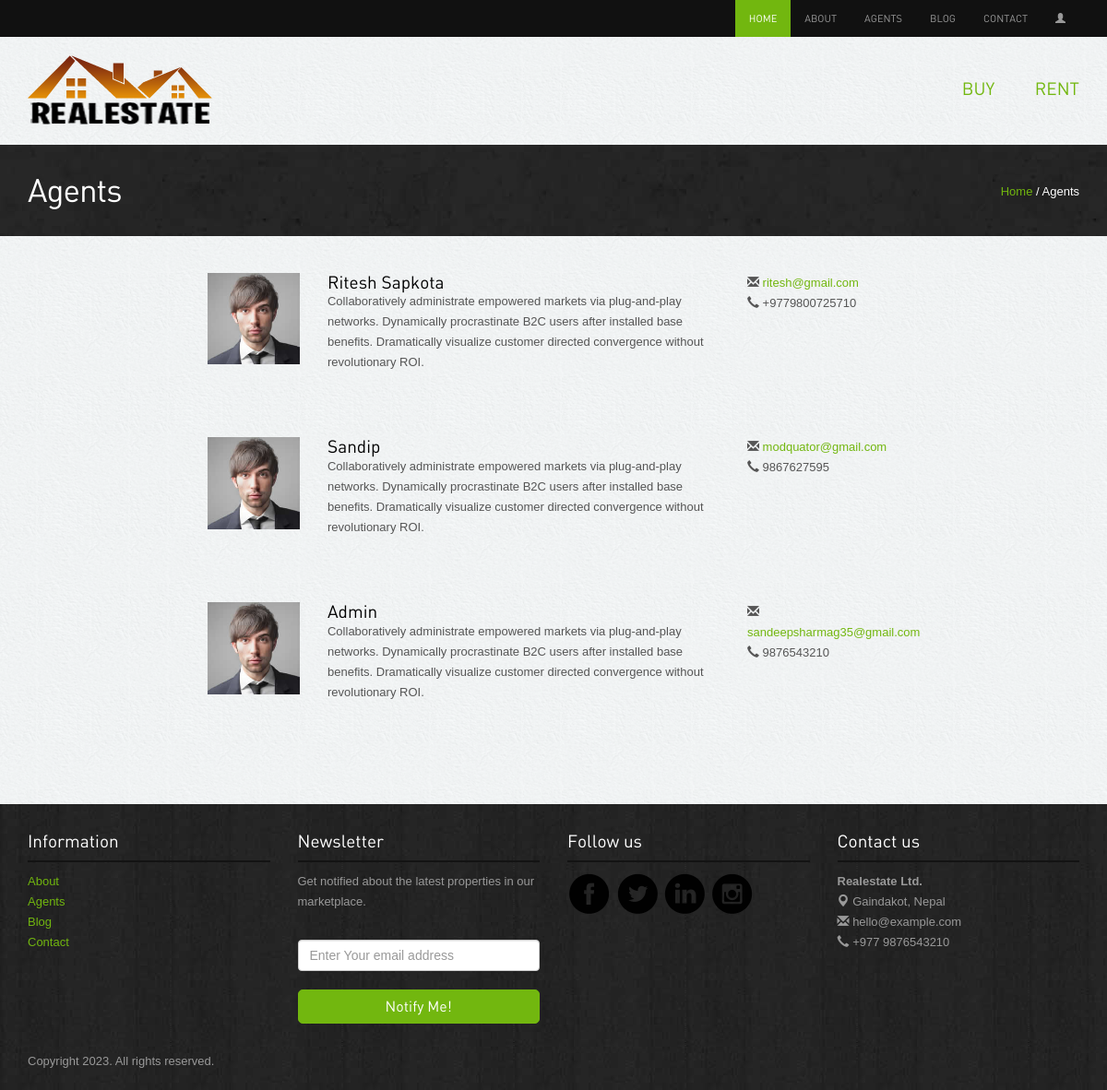
/agents/, run on an earlier commit of the app's database.
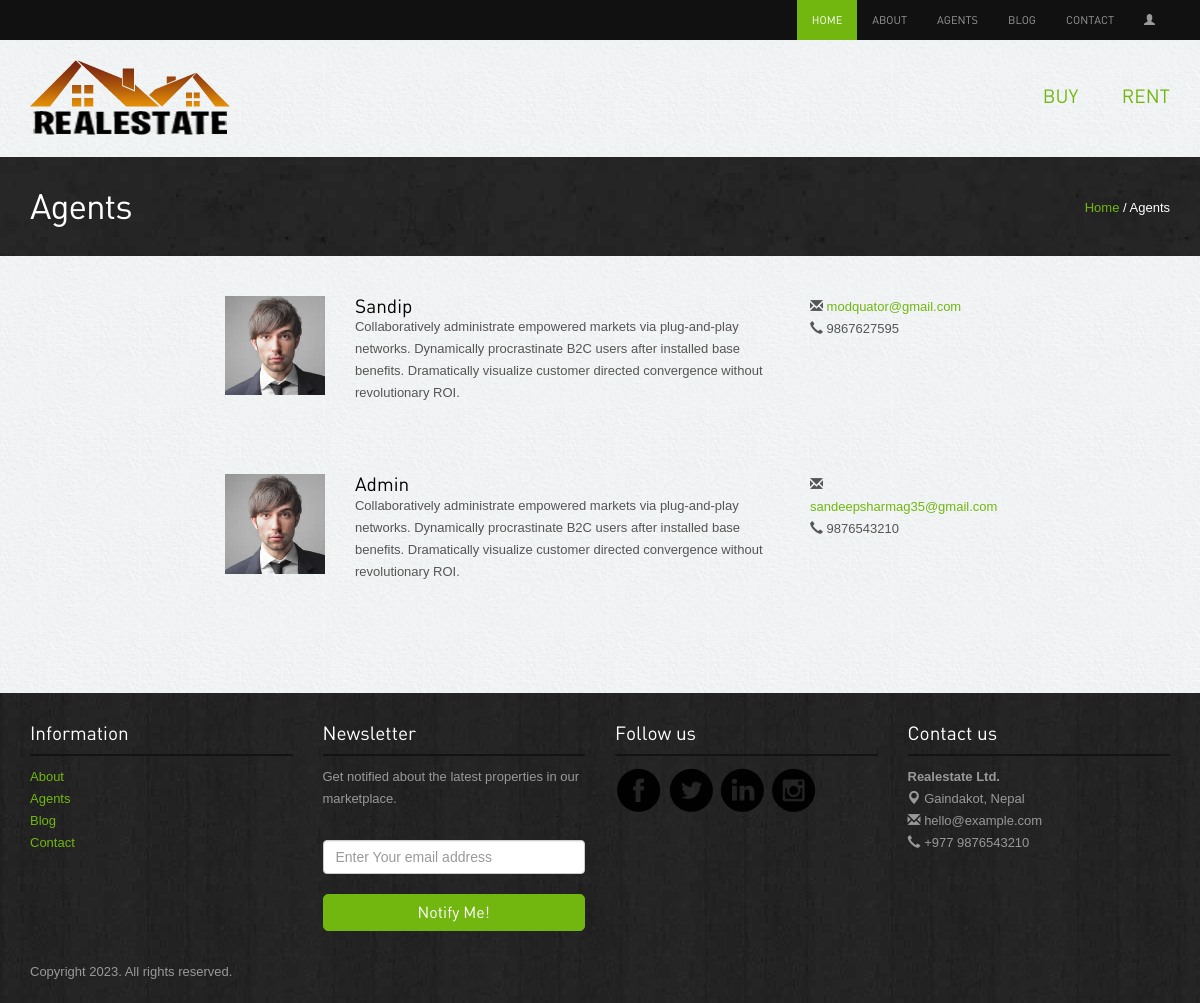
And on a later commit of the database.
### account/models.py (models this page shows, shortened)
class Profile(models.Model):
    user = models.OneToOneField(User, on_delete=models.CASCADE)
    fullname = models.TextField(max_length=50, blank=True)
    phone_regex = RegexValidator(
        regex=r"^\+?1?\d{9,15}$",
        message="Phone number must be entered in the format: '+999999999'. Up to 15 digits allowed.",
    )
    phone_number = models.CharField(
        validators=[phone_regex], max_length=17, blank=True
    )  # max_length should be enough to accommodate the longest possible phone number, with the country code
    email = models.EmailField(max_length=100, unique=True)
    address = models.TextField(max_length=100, blank=True)
    profile_picture = models.ImageField(upload_to=image_validations, blank=True)

### app/views.py (the view)
# urls.py: path("agents/", views.agentspage, name="agents"),
def agentspage(request):
    agents = Profile.objects.filter(user__is_superuser=True)
    context = {"agents": agents}
    return render(request, "agents.html", context)

### templates/agents.html (shortened to what this page needs)
{% extends 'home.html' %}
{% load static %}
{% block content %}
<div class="inside-banner">
  <div class="container">
    <span class="pull-right"><a href="{% url 'home' %}">Home</a> / Agents</span>
    <h2>Agents</h2>
  </div>
</div>
<div class="container">
  <div class="spacer agents">
    <div class="row">
      <div class="col-lg-8  col-lg-offset-2 col-sm-12">
        {% if agents %}
        {% for agent in agents %}
        <div class="row">
          <div class="col-lg-2 col-sm-2 "><a href="#"><img src="{% static 'images/agents/2.jpg' %}"
                class="img-responsive" alt="agent name"></a></div>
          <div class="col-lg-7 col-sm-7 ">
            <h4>{{ agent.fullname }}</h4>
            <p>Collaboratively administrate empowered markets via plug-and-play networks. Dynamically procrastinate
              B2C users after installed base benefits. Dramatically visualize customer directed convergence without
              revolutionary ROI.</p>
          </div>
          <div class="col-lg-3 col-sm-3 "><span class="glyphicon glyphicon-envelope"></span> <a
              href="mailto:abc@realestate.com">{{ agent.email }}</a><br>
            <span class="glyphicon glyphicon-earphone"></span> {{ agent.phone_number }}
          </div>
        </div>
        {% endfor %}
        {% endif %}
      </div>
    </div>
  </div>
</div>
{% endblock %}

### templates/home.html (shortened to what this page needs)
{% extends 'index.html' %}
{% load static %}
{% block BeforeLogin %}
{% if user.is_authenticated %}
<li class="active"><a href="{% url 'home' %}">Home</a></li>
{% else %}
<li class="active"><a href="{% url 'index' %}">Home</a></li>
{% endif %}
{% endblock %}
{% block loginstatus %}
{% if user.is_authenticated %}
<li class="nav-item dropdown">
  <a class="nav-link dropdown-toggle" href="#" id="navbarDropdown" role="button" data-toggle="dropdown"
    aria-haspopup="true" aria-expanded="false"><strong>Welcome, {{ user.username }} </strong> &nbsp;<span
      class="glyphicon glyphicon-user"></span>
  </a>
  <div class="dropdown-menu" aria-labelledby="navbarDropdown">
    <a class="dropdown-item" href="{% url 'profile' %}"><b>View Profile</b></a>
    <div class="dropdown-divider"></div>
    <a class="dropdown-item" href="{% url 'change-password' %}"><b>Change Password</b></a>
    <div class="dropdown-divider"></div>
    <a class="dropdown-item" href="{% url 'logout' %}"><b>Logout</b></a>
  </div>
</li>
{% else %}
<li><a href="{% url 'login' %}"><span class="glyphicon glyphicon-user"></span></a></li>
{% endif %}
{% endblock %}

### templates/index.html (shortened to what this page needs)
<!DOCTYPE html>
<html lang="en">
{% load static %}
<head>
  <link rel="stylesheet" href="{% static 'assets/bootstrap/css/bootstrap.css' %}" />
  <link rel="stylesheet" href="{% static 'assets/style.css' %}" />
  <link rel="stylesheet" href="https://cdnjs.cloudflare.com/ajax/libs/dropzone/5.9.3/dropzone.min.css" />
  <link rel="stylesheet" href="{% static 'assets/owl-carousel/owl.carousel.css' %}">
  <link rel="stylesheet" href="{% static 'assets/owl-carousel/owl.theme.css' %}">
  <link rel="stylesheet" type="text/css" href="{% static 'assets/slitslider/css/style.css' %}" />
  <link rel="stylesheet" type="text/css" href="{% static 'assets/slitslider/css/custom.css' %}" />
</head>
<body>
  {% block header %}
  <div class="navbar-wrapper">
    <div class="navbar-inverse" role="navigation">
      <div class="container">
        <div class="navbar-collapse  collapse">
          <ul class="nav navbar-nav navbar-right">
            {% block BeforeLogin %}{% endblock %}
            <li><a href="{% url 'about' %}">About</a></li>
            <li><a href="{% url 'agents' %}">Agents</a></li>
            <li><a href="{% url 'blog' %}">Blog</a></li>
            <li><a href="{% url 'contact' %}">Contact</a></li>
            {% block loginstatus %}{% endblock %}
          </ul>
        </div>
      </div>
    </div>
  </div>
  {% endblock %}
  {% block subheader %}
  <div class="container">
    <div class="header">
      <a href="{% url 'home' %}"><img src="{% static 'images/logo.png' %}" alt="Realestate"></a>
      <ul class="pull-right">
        <li><a href="{% url 'buy' %}">Buy</a></li>
        <li><a href="{% url 'rent' %}">Rent</a></li>
      </ul>
    </div>
  </div>
  {% endblock %}
  {% block content %}{% endblock %}
  {% block footer %}
  <div class="footer">
    <div class="container">
      <div class="row">
        <div class="col-lg-3 col-sm-3">
          <h4>Information</h4>
          <ul class="row">
            <li class="col-lg-12 col-sm-12 col-xs-3"><a href="{% url 'about' %}">About</a></li>
            <li class="col-lg-12 col-sm-12 col-xs-3"><a href="{% url 'agents' %}">Agents</a></li>
            <li class="col-lg-12 col-sm-12 col-xs-3"><a href="{% url 'blog' %}">Blog</a></li>
            <li class="col-lg-12 col-sm-12 col-xs-3"><a href="{% url 'contact' %}">Contact</a></li>
          </ul>
        </div>
        <div class="col-lg-3 col-sm-3">
          <h4>Newsletter</h4>
          <p>Get notified about the latest properties in our marketplace.</p>
          <form class="form-inline" role="form">
            <input type="text" placeholder="Enter Your email address" class="form-control">
            <button class="btn btn-success" type="button">Notify Me!</button>
          </form>
        </div>
        <div class="col-lg-3 col-sm-3">
          <h4>Follow us</h4>
          <a href="https://www.facebook.com/sandeepsharmag35" target="_blank"><img
              src="{% static 'images/facebook.png' %}" alt="facebook"></a>
          <a href="https://twitter.com/slayrant/" target="_blank"><img src="{% static 'images/twitter.png' %}"
              alt="twitter"></a>
          <a href="#"><img src="{% static 'images/linkedin.png' %}" target="_blank" alt="linkedin"></a>
          <a href="https://instagram.com/sandip.slayrant/" target="_blank"><img
              src="{% static 'images/instagram.png' %}" alt="instagram"></a>
        </div>
        <div class="col-lg-3 col-sm-3">
          <h4>Contact us</h4>
          <p><b>Realestate Ltd.</b><br>
            <span class="glyphicon glyphicon-map-marker"></span> Gaindakot, Nepal <br>
            <span class="glyphicon glyphicon-envelope"></span> hello@example.com<br>
            <span class="glyphicon glyphicon-earphone"></span> +977 9876543210
          </p>
        </div>
      </div>
      <p class="copyright">Copyright 2023. All rights reserved. </p>
    </div>
  </div>
  {% endblock %}
</body>
</html>

### static/assets/style.css (style rules this page uses)
body { color:#555; font:normal 13px/22px Arial; background:url(../images/bgmain.png) #eee; }
h1,h2,h3,h4,h5 { font-weight:normal; font-family: din;margin: 0;padding: 0;color: #000 }
h2 { font-size: 35px; letter-spacing: -1px;margin-bottom: 20px; }
h4 { margin: 10px 0; font-size: 19px; }
p { margin-bottom: 30px; }
a { color:#72b70f; text-decoration:none;outline: none; }
.spacer { margin-top: 40px;margin-bottom:40px; }
select,input { outline: 0; margin-bottom: 20px; }
.btn { border-radius: 5px; font-family: din; outline: none; }
.btn-success { background: #72b70f;border:1px solid #72b70f;padding:6px 20px; font-size:16px; width: 100%; }
.header { padding: 20px 0; }
.header ul { list-style: none;margin: 0; padding: 0;margin-top: 25px; }
.header ul li { display: inline-block; padding: 0 0 0 40px; }
.header ul li a { font-size: 19px;font-family: din;text-transform: uppercase; }
.navbar-inverse { background-color: #111; }
.navbar-inverse .navbar-nav > li > a { font-size: 11px;padding-top: 10px;padding-bottom: 10px;font-family: din;text-transform: uppercase; }
.navbar-inverse .navbar-nav > .active > a, .navbar-inverse .navbar-nav > .active > a:hover, .navbar-inverse .navbar-nav > .active > a:focus { background-color: #72b70f; }
.inside-banner { background:url(../images/bginside.jpg) #222;color: #fff; padding: 30px 0; }
.inside-banner h2 { margin: 0; color: #fff; }
.inside-banner span { margin-top: 10px; }
.agents .row { margin-bottom:40px; }
.agents .row h4 { margin: 0; }
.footer { background:url(../images/bg.jpg) #222; padding: 20px 0; color: #999; }
.footer h4 { color: #fff;border-bottom: 2px solid #131313;margin-bottom: 10px;padding-bottom: 10px; }
.footer ul { list-style: none;padding: 0; }
.footer p.copyright { margin: 30px 0 0 0; }

What changed in the data, as far as the page shows it:
removed Profile: fullname "Ritesh Sapkota", email "ritesh@gmail.com", phone_number "+9779800725710"
